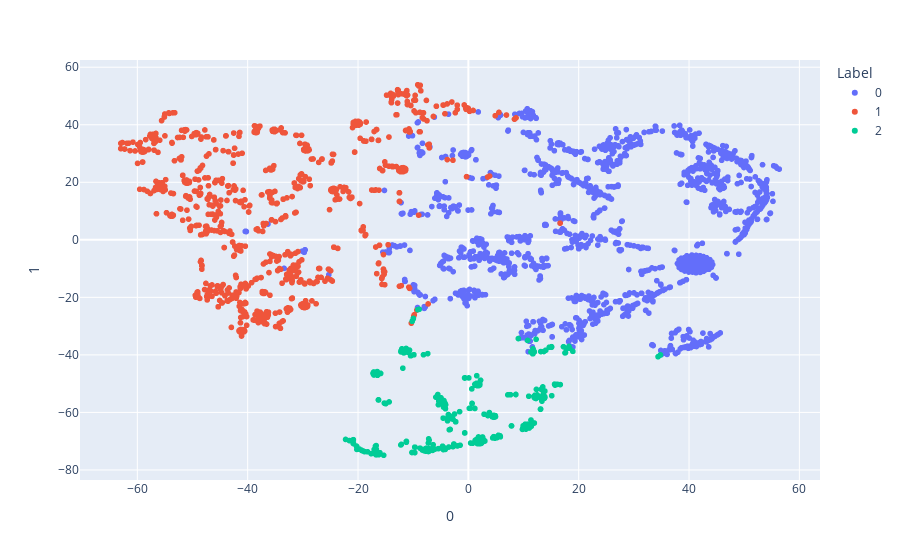

Write notebook code for a chart like this one.
### Code cell
tsne = TSNE(n_components=2, random_state=0)
projections = tsne.fit_transform(data_test.drop(columns=["Label"]))
fig = px.scatter(
    projections, x=0, y=1,
    color=data_test.Label.astype(str), labels={'color': 'Label'}
)
fig.show()

### Figure 1 — Plotly figure (JSON) as saved in the notebook; plotly's stock layout.template omitted (floating-point values rounded to 4 significant figures; data arrays with more than 128 entries replaced by an {"elided": "..."} marker saying what was removed)
{"data": [{"hovertemplate": "Label=0<br>0=%{x}<br>1=%{y}<extra></extra>", "legendgroup": "0", "marker": {"color": "#636efa", "symbol": "circle"}, "mode": "markers", "name": "0", "showlegend": true, "type": "scattergl", "x": {"elided": "1499 float values"}, "xaxis": "x", "y": {"elided": "1499 float values"}, "yaxis": "y"}, {"hovertemplate": "Label=1<br>0=%{x}<br>1=%{y}<extra></extra>", "legendgroup": "1", "marker": {"color": "#EF553B", "symbol": "circle"}, "mode": "markers", "name": "1", "showlegend": true, "type": "scattergl", "x": {"elided": "1104 float values"}, "xaxis": "x", "y": {"elided": "1104 float values"}, "yaxis": "y"}, {"hovertemplate": "Label=2<br>0=%{x}<br>1=%{y}<extra></extra>", "legendgroup": "2", "marker": {"color": "#00cc96", "symbol": "circle"}, "mode": "markers", "name": "2", "showlegend": true, "type": "scattergl", "x": {"elided": "397 float values"}, "xaxis": "x", "y": {"elided": "397 float values"}, "yaxis": "y"}], "layout": {"legend": {"title": {"text": "Label"}, "tracegroupgap": 0}, "margin": {"t": 60}, "xaxis": {"anchor": "y", "domain": [0, 1], "title": {"text": "0"}}, "yaxis": {"anchor": "x", "domain": [0, 1], "title": {"text": "1"}}}}
